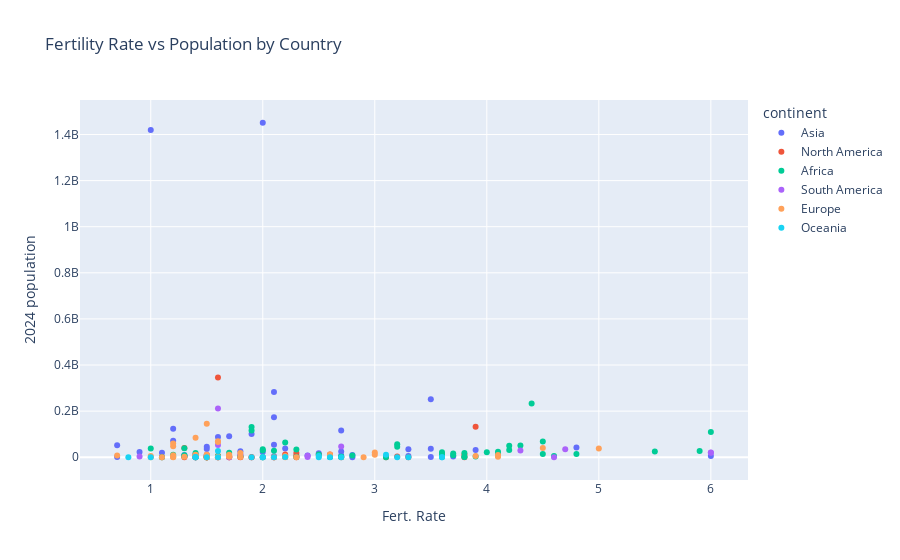

Source (notebook cell):
### Markdown cell above
Linear Regression – Actual vs Predicted

* Goal: Predict 2024 population based on Fertility Rate and Urban Population %.

* Method: Fits a straight line (linear model).

* Usefulness: Works well when relationships are simple and linear.

* Chart Insight: Shows how closely predicted values align with actual values — deviations indicate prediction error.

### Code cell
fig = px.scatter(
    df,
    x="Fert. Rate",
    y="2024 population",
    color="continent",
    hover_name="country",
    title="Fertility Rate vs Population by Country"
)
fig.show()

### Figure 1 — Plotly figure (JSON) as saved in the notebook; plotly's stock layout.template omitted (floating-point values rounded to 4 significant figures)
{"data": [{"hovertemplate": "<b>%{hovertext}</b><br><br>continent=Asia<br>Fert. Rate=%{x}<br>2024 population=%{y}<extra></extra>", "hovertext": ["India", "China", "Indonesia", "Pakistan", "Bangladesh", "Japan", "Philippines", "Vietnam", "Iran", "Turkey", "Thailand", "Myanmar", "South Korea", "Iraq", "Afghanistan", "Saudi Arabia", "Uzbekistan", "Yemen", "Malaysia", "Nepal", "North Korea", "Taiwan", "Syria", "Sri Lanka", "Kazakhstan", "Cambodia", "Jordan", "Azerbaijan", "Tajikistan", "United Arab Emirates", "Israel", "Laos", "Hong Kong", "Kyrgyzstan", "Turkmenistan", "Singapore", "Palestine", "Lebanon", "Oman", "Kuwait", "Georgia", "Mongolia", "Armenia", "Qatar", "Bahrain", "Timor-Leste", "Bhutan", "Macau", "Maldives", "Brunei"], "legendgroup": "Asia", "marker": {"color": "#636efa", "symbol": "circle"}, "mode": "markers", "name": "Asia", "orientation": "v", "showlegend": true, "type": "scatter", "x": [2.0, 1.0, 2.1, 3.5, 2.1, 1.2, 2.7, 1.9, 1.7, 1.6, 1.2, 2.1, 0.7, 1.5, 4.8, 2.2, 3.5, 1.5, 3.3, 3.9, 1.8, 2.7, 0.9, 2.0, 1.1, 2.5, 1.4, 1.4, 1.3, 1.5, 2.8, 2.4, 2.7, 2.2, 1.5, 1.5, 3.3, 6.0, 1.3, 2.1, 3.7, 2.6, 1.7, 1.3, 1.5, 2.6, 3.5, 0.7, 2.8, 1.5], "xaxis": "x", "y": [1450935791, 1419321278, 283487931, 251269164, 173562364, 123753041, 116538258, 100987686, 91567738, 87473805, 71668011, 54500091, 51717590, 45696159, 42647492, 38081173, 36361859, 35557673, 34427414, 31964956, 26498823, 24672760, 23213962, 23103565, 19764771, 17638801, 11738763, 10606999, 10047817, 9676135, 9387021, 7769819, 7494498, 6916140, 6736216, 5977412, 5495443, 5330690, 5129910, 4515577, 3535603, 3475540, 2973840, 2791765, 1507782, 1400638, 819198, 720262, 526923, 524877], "yaxis": "y"}, {"hovertemplate": "<b>%{hovertext}</b><br><br>continent=North America<br>Fert. Rate=%{x}<br>2024 population=%{y}<extra></extra>", "hovertext": ["United States", "Mexico", "Canada", "Guatemala", "Haiti", "Dominican Republic", "Cuba", "Honduras", "Nicaragua", "El Salvador", "Costa Rica", "Panama", "Puerto Rico", "Jamaica", "Trinidad and Tobago", "Bahamas", "Belize", "Guadeloupe", "Martinique", "Barbados", "Curacao", "Saint Lucia", "Grenada", "Aruba", "Saint Vincent and the Grenadines", "United States Virgin Islands", "Antigua and Barbuda", "Dominica", "Cayman Islands", "Bermuda", "Greenland", "Saint Kitts and Nevis", "Turks and Caicos Islands", "Sint Maarten", "Saint Martin", "British Virgin Islands", "Anguilla", "Saint Barthelemy", "Saint Pierre and Miquelon", "Montserrat"], "legendgroup": "North America", "marker": {"color": "#EF553B", "symbol": "circle"}, "mode": "markers", "name": "North America", "orientation": "v", "showlegend": true, "type": "scatter", "x": [1.6, 3.9, 1.3, 2.3, 3.8, 2.6, 2.2, 2.5, 2.3, 1.8, 1.6, 1.5, 1.5, 3.2, 1.8, 1.7, 2.0, 1.4, 2.1, 1.7, 3.8, 1.1, 3.1, 1.8, 1.6, 2.1, 1.5, 1.5, 1.4, 1.9, 1.5, 2.3, 1.4, 1.5, 2.7, 1.9, 3.3, 1.3, 1.6, 1.4], "xaxis": "x", "y": [345426571, 132059767, 39742430, 18406359, 11943408, 11552876, 11427557, 10825703, 7381023, 6338193, 5255017, 4934507, 3164253, 3030131, 1607049, 462721, 417072, 401283, 375106, 282467, 218019, 185482, 134518, 100616, 93772, 84905, 84160, 66205, 64636, 55840, 46843, 44278, 43350, 39870, 26129, 17695, 11947, 5628, 5237, 4389], "yaxis": "y"}, {"hovertemplate": "<b>%{hovertext}</b><br><br>continent=Africa<br>Fert. Rate=%{x}<br>2024 population=%{y}<extra></extra>", "hovertext": ["Nigeria", "Ethiopia", "Egypt", "DR Congo", "Tanzania", "South Africa", "Kenya", "Uganda", "Sudan", "Algeria", "Morocco", "Angola", "Ghana", "Mozambique", "Madagascar", "Ivory Coast", "Cameroon", "Niger", "Mali", "Burkina Faso", "Malawi", "Zambia", "Chad", "Somalia", "Senegal", "Zimbabwe", "Guinea", "Rwanda", "Benin", "Burundi", "Tunisia", "South Sudan", "Togo", "Sierra Leone", "Libya", "Republic of the Congo", "Central African Republic", "Liberia", "Mauritania", "Eritrea", "Gambia", "Botswana", "Namibia", "Gabon", "Lesotho", "Guinea-Bissau", "Equatorial Guinea", "Mauritius", "Eswatini", "Djibouti", "Reunion", "Comoros", "Cape Verde", "Western Sahara", "Mayotte", "Sao Tome and Principe", "Seychelles"], "legendgroup": "Africa", "marker": {"color": "#00cc96", "symbol": "circle"}, "mode": "markers", "name": "Africa", "orientation": "v", "showlegend": true, "type": "scatter", "x": [4.4, 1.9, 1.9, 6.0, 4.5, 2.2, 3.2, 4.3, 4.2, 3.2, 1.3, 1.0, 2.0, 2.3, 4.2, 2.0, 2.1, 5.9, 5.5, 4.1, 3.6, 4.0, 1.7, 3.8, 1.4, 3.7, 4.1, 4.5, 3.6, 4.8, 2.5, 1.2, 1.3, 3.7, 2.8, 4.1, 1.3, 1.6, 4.6, 1.8, 1.2, 3.9, 3.6, 2.7, 2.7, 3.8, 1.5, 1.4, 2.7, 2.6, 2.3, 3.8, 2.2, 1.1, 2.0, 1.5, 3.1], "xaxis": "x", "y": [232679478, 130861007, 115843670, 109276265, 68560157, 64007187, 56432944, 50448963, 50015092, 46042015, 38539201, 37860221, 34217848, 33962757, 31934230, 29651054, 28405543, 27032412, 24478595, 23548781, 21655286, 21314956, 19015088, 18501984, 18228742, 16634373, 14754785, 14462724, 14256567, 14047786, 12413315, 11027129, 9120813, 8642022, 7186009, 6332961, 5617310, 5506760, 5169395, 3807670, 2859110, 2759988, 2538952, 2521139, 2337423, 2201352, 1823009, 1358282, 1242822, 1168722, 928784, 866628, 590506, 539607, 343195, 281807, 104175], "yaxis": "y"}, {"hovertemplate": "<b>%{hovertext}</b><br><br>continent=South America<br>Fert. Rate=%{x}<br>2024 population=%{y}<extra></extra>", "hovertext": ["Brazil", "Colombia", "Argentina", "Peru", "Venezuela", "Chile", "Ecuador", "Bolivia", "Paraguay", "Uruguay", "Guyana", "Suriname", "French Guiana", "Falkland Islands"], "legendgroup": "South America", "marker": {"color": "#ab63fa", "symbol": "circle"}, "mode": "markers", "name": "South America", "orientation": "v", "showlegend": true, "type": "scatter", "x": [1.6, 1.6, 2.7, 4.7, 4.3, 6.0, 6.0, 1.8, 2.4, 0.9, 2.4, 2.2, 4.6, 1.7], "xaxis": "x", "y": [211998573, 52886363, 46814308, 34631766, 29123744, 20299123, 19009151, 12277109, 6929153, 3242204, 831087, 634431, 326505, 3470], "yaxis": "y"}, {"hovertemplate": "<b>%{hovertext}</b><br><br>continent=Europe<br>Fert. Rate=%{x}<br>2024 population=%{y}<extra></extra>", "hovertext": ["Russia", "Germany", "United Kingdom", "France", "Italy", "Spain", "Poland", "Ukraine", "Romania", "Netherlands", "Belgium", "Sweden", "Czech Republic", "Greece", "Portugal", "Hungary", "Belarus", "Austria", "Switzerland", "Serbia", "Bulgaria", "Denmark", "Slovakia", "Finland", "Norway", "Ireland", "Croatia", "Moldova", "Bosnia and Herzegovina", "Albania", "Lithuania", "Slovenia", "North Macedonia", "Latvia", "Estonia", "Cyprus", "Luxembourg", "Montenegro", "Malta", "Iceland", "Jersey", "Isle of Man", "Andorra", "Guernsey", "Faroe Islands", "Liechtenstein", "Monaco", "San Marino", "Gibraltar", "Vatican City"], "legendgroup": "Europe", "marker": {"color": "#FFA15A", "symbol": "circle"}, "mode": "markers", "name": "Europe", "orientation": "v", "showlegend": true, "type": "scatter", "x": [1.5, 1.4, 1.6, 1.6, 1.2, 1.2, 4.5, 5.0, 3.0, 1.8, 2.6, 1.4, 1.5, 3.0, 1.5, 1.7, 4.1, 1.2, 1.4, 0.7, 1.7, 1.0, 2.2, 3.9, 1.4, 1.7, 1.5, 1.4, 1.7, 1.7, 1.4, 1.6, 4.1, 1.3, 1.4, 1.2, 1.4, 1.8, 1.6, 1.5, 1.5, 1.1, 1.5, 2.2, 2.3, 2.1, 2.9, 1.2, 1.5, 1.0], "xaxis": "x", "y": [144820423, 84552242, 69138192, 66548530, 59342867, 47910526, 40583164, 37885849, 20592571, 18135478, 11772557, 10979783, 10735859, 10590927, 10425292, 10336577, 9515236, 9056696, 8921981, 7414909, 6757689, 5832387, 5805962, 5612817, 5576660, 5213944, 3875325, 3386588, 3048423, 3034961, 2839175, 2118697, 1892516, 1871871, 1360546, 1271169, 673036, 638479, 527799, 393396, 117207, 81938, 74457, 55400, 46765, 38631, 37548, 33581, 30675, 496], "yaxis": "y"}, {"hovertemplate": "<b>%{hovertext}</b><br><br>continent=Oceania<br>Fert. Rate=%{x}<br>2024 population=%{y}<extra></extra>", "hovertext": ["Australia", "Papua New Guinea", "New Zealand", "Fiji", "Solomon Islands", "Vanuatu", "French Polynesia", "New Caledonia", "Samoa", "Guam", "Kiribati", "Micronesia", "Tonga", "Northern Mariana Islands", "American Samoa", "Marshall Islands", "Palau", "Cook Islands", "Nauru", "Wallis and Futuna", "Tuvalu", "Niue", "Tokelau"], "legendgroup": "Oceania", "marker": {"color": "#19d3f3", "symbol": "circle"}, "mode": "markers", "name": "Oceania", "orientation": "v", "showlegend": true, "type": "scatter", "x": [1.6, 3.1, 2.5, 2.2, 1.4, 3.6, 3.3, 2.0, 3.6, 1.4, 2.7, 2.1, 1.6, 1.5, 1.0, 1.9, 1.4, 2.0, 1.4, 0.8, 3.2, 2.6, 2.5], "xaxis": "x", "y": [26713205, 10576502, 5281538, 878591, 791524, 327777, 308522, 292639, 235536, 179744, 167777, 130418, 108066, 46535, 39471, 39329, 14598, 13729, 11277, 11258, 9646, 2506, 1819], "yaxis": "y"}], "layout": {"legend": {"title": {"text": "continent"}, "tracegroupgap": 0}, "title": {"text": "Fertility Rate vs Population by Country"}, "xaxis": {"anchor": "y", "domain": [0, 1], "title": {"text": "Fert. Rate"}}, "yaxis": {"anchor": "x", "domain": [0, 1], "title": {"text": "2024 population"}}}}
